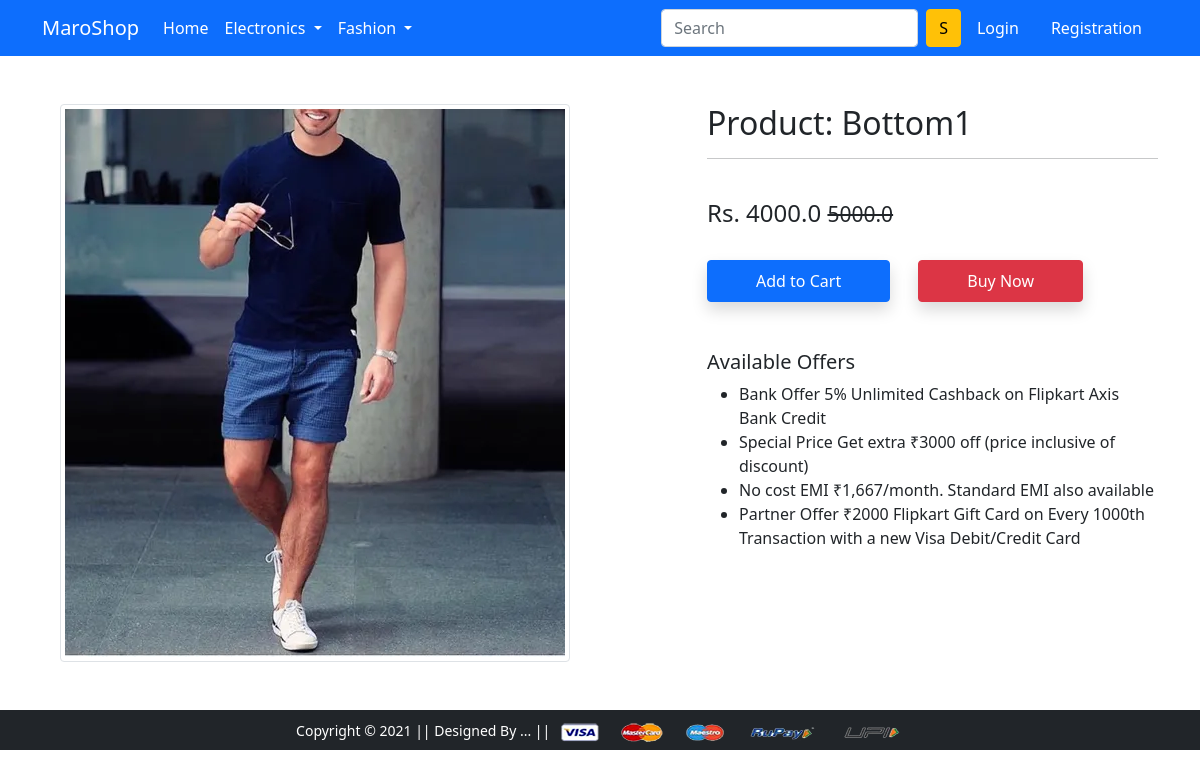
Page /product-detail/4 on the committed database.
### app/models.py (models this page shows, shortened)
class Product(models.Model):
    title               = models.CharField(max_length=100)
    selling_price        = models.FloatField()
    discounted_price    = models.FloatField()
    description         = models.TextField()
    brand               = models.CharField(max_length=100)
    category            = models.CharField(choices=CATEGORY_CHOICES, max_length=2)
    product_image       = models.ImageField(upload_to='productimg')

### app/views.py (the view)
# urls.py: path('product-detail/<int:pk>', views.ProductDetailView.as_view(), name='product-detail'),
class ProductDetailView(View):
    def get(self, request, pk):
        product = Product.objects.get(pk=pk)
        return render(request, 'app/productdetail.html',
                      {'product': product})

### app/templates/app/productdetail.html (shortened to what this page needs)
{% extends 'app/base.html' %}
{% load static %}
{% block main-content %}
<div class="container my-5">
 <div class="row">
  <div class="col-sm-6 text-center align-self-center">
   <img src="{{product.product_image.url}}" alt="" class="img-fluid img-thumbnail">
  </div>
  <div class="col-sm-5 offset-sm-1">
   <h2>Product: {{product.title}}</h2>
   <hr>
   <p>{{porduct.description}}</p> <br>
   <h4>Rs. {{product.discounted_price}} <small class="fw-light text-decoration-line-through">{{product.selling_price}}</small></h4> <br>
   <form action="/add-to-card" class='d-inline'>
    <button type="submit" class="btn btn-primary shadow px-5 py-2">Add to Cart</button>
   </form>
   <a href="{% url 'buy-now' %}" class="btn btn-danger shadow px-5 py-2 ms-4">Buy Now</a>
   <h5 class="mt-5">Available Offers</h5>
   <ul>
    <li>Bank Offer 5% Unlimited Cashback on Flipkart Axis Bank Credit</li>
    <li>Special Price Get extra ₹3000 off (price inclusive of discount)</li>
    <li>No cost EMI ₹1,667/month. Standard EMI also available</li>
    <li>Partner Offer ₹2000 Flipkart Gift Card on Every 1000th Transaction with a new Visa Debit/Credit Card</li>
   </ul>
  </div>
 </div>
</div>
{% endblock main-content %}

### rows in the picture
Product: product_image (picture), title "Bottom1", discounted_price "4000.0", selling_price "5000.0"
